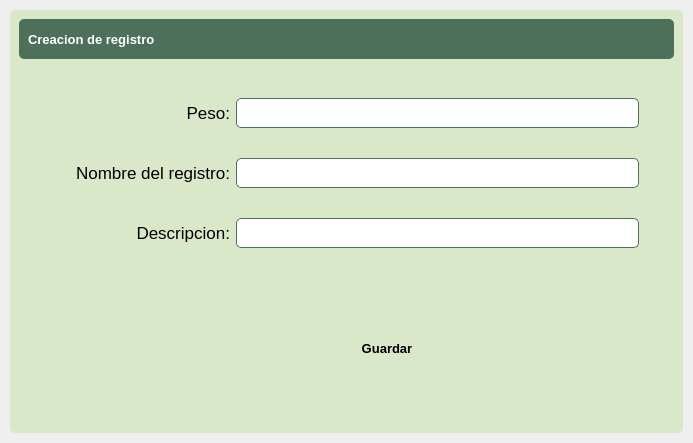
<?xml version="1.0" encoding="UTF-8"?>
<ui version="4.0">
 <class>DetailWindow</class>
 <widget class="QWidget" name="DetailWindow">
  <property name="geometry">
   <rect>
    <x>0</x>
    <y>0</y>
    <width>693</width>
    <height>443</height>
   </rect>
  </property>
  <property name="windowTitle">
   <string>Form</string>
  </property>
  <property name="styleSheet">
   <string notr="true">border-radius: 5px</string>
  </property>
  <layout class="QVBoxLayout" name="verticalLayout">
   <property name="spacing">
    <number>0</number>
   </property>
   <property name="leftMargin">
    <number>0</number>
   </property>
   <property name="topMargin">
    <number>0</number>
   </property>
   <property name="rightMargin">
    <number>0</number>
   </property>
   <property name="bottomMargin">
    <number>0</number>
   </property>
   <item>
    <widget class="QFrame" name="central_widget_frame">
     <property name="frameShape">
      <enum>QFrame::StyledPanel</enum>
     </property>
     <property name="frameShadow">
      <enum>QFrame::Raised</enum>
     </property>
     <layout class="QVBoxLayout" name="shadow_layout">
      <property name="spacing">
       <number>0</number>
      </property>
      <property name="leftMargin">
       <number>10</number>
      </property>
      <property name="topMargin">
       <number>10</number>
      </property>
      <property name="rightMargin">
       <number>10</number>
      </property>
      <property name="bottomMargin">
       <number>10</number>
      </property>
      <item>
       <widget class="QFrame" name="background_frame">
        <property name="styleSheet">
         <string notr="true">background-color: rgb(218, 232, 202);</string>
        </property>
        <property name="frameShape">
         <enum>QFrame::StyledPanel</enum>
        </property>
        <property name="frameShadow">
         <enum>QFrame::Raised</enum>
        </property>
        <layout class="QVBoxLayout" name="verticalLayout_2">
         <item>
          <widget class="QFrame" name="top_bar_frame">
           <property name="minimumSize">
            <size>
             <width>0</width>
             <height>40</height>
            </size>
           </property>
           <property name="maximumSize">
            <size>
             <width>16777215</width>
             <height>40</height>
            </size>
           </property>
           <property name="styleSheet">
            <string notr="true">background-color: #4d705b;</string>
           </property>
           <property name="frameShape">
            <enum>QFrame::StyledPanel</enum>
           </property>
           <property name="frameShadow">
            <enum>QFrame::Raised</enum>
           </property>
           <layout class="QHBoxLayout" name="horizontalLayout_3">
            <item>
             <widget class="QLabel" name="title_label">
              <property name="font">
               <font>
                <pointsize>10</pointsize>
                <weight>75</weight>
                <bold>true</bold>
               </font>
              </property>
              <property name="styleSheet">
               <string notr="true">color: white;</string>
              </property>
              <property name="text">
               <string>Creacion de registro</string>
              </property>
             </widget>
            </item>
            <item>
             <widget class="QFrame" name="buttons_holder_frame">
              <property name="minimumSize">
               <size>
                <width>0</width>
                <height>30</height>
               </size>
              </property>
              <property name="maximumSize">
               <size>
                <width>113</width>
                <height>16777215</height>
               </size>
              </property>
              <property name="frameShape">
               <enum>QFrame::StyledPanel</enum>
              </property>
              <property name="frameShadow">
               <enum>QFrame::Raised</enum>
              </property>
              <widget class="QToolButton" name="minimize_button">
               <property name="geometry">
                <rect>
                 <x>10</x>
                 <y>0</y>
                 <width>22</width>
                 <height>22</height>
                </rect>
               </property>
               <property name="text">
                <string/>
               </property>
               <property name="icon">
                <iconset>
                 <normaloff>../../../PyAdministracion/pys6-recipes-organizer/assets/icons/minimize-window.png</normaloff>../../../PyAdministracion/pys6-recipes-organizer/assets/icons/minimize-window.png</iconset>
               </property>
               <property name="iconSize">
                <size>
                 <width>25</width>
                 <height>25</height>
                </size>
               </property>
              </widget>
              <widget class="QToolButton" name="restore_button">
               <property name="geometry">
                <rect>
                 <x>50</x>
                 <y>0</y>
                 <width>22</width>
                 <height>22</height>
                </rect>
               </property>
               <property name="text">
                <string/>
               </property>
               <property name="icon">
                <iconset>
                 <normaloff>../../../PyAdministracion/pys6-recipes-organizer/assets/icons/restore-window.png</normaloff>../../../PyAdministracion/pys6-recipes-organizer/assets/icons/restore-window.png</iconset>
               </property>
               <property name="iconSize">
                <size>
                 <width>25</width>
                 <height>25</height>
                </size>
               </property>
              </widget>
              <widget class="QToolButton" name="maximize_button">
               <property name="geometry">
                <rect>
                 <x>50</x>
                 <y>0</y>
                 <width>22</width>
                 <height>22</height>
                </rect>
               </property>
               <property name="text">
                <string/>
               </property>
               <property name="icon">
                <iconset>
                 <normaloff>../../../PyAdministracion/pys6-recipes-organizer/assets/icons/maximize-window.png</normaloff>../../../PyAdministracion/pys6-recipes-organizer/assets/icons/maximize-window.png</iconset>
               </property>
               <property name="iconSize">
                <size>
                 <width>25</width>
                 <height>25</height>
                </size>
               </property>
              </widget>
              <widget class="QToolButton" name="close_button">
               <property name="geometry">
                <rect>
                 <x>90</x>
                 <y>0</y>
                 <width>22</width>
                 <height>22</height>
                </rect>
               </property>
               <property name="text">
                <string/>
               </property>
               <property name="icon">
                <iconset>
                 <normaloff>../../../PyAdministracion/pys6-recipes-organizer/assets/icons/close-window.png</normaloff>../../../PyAdministracion/pys6-recipes-organizer/assets/icons/close-window.png</iconset>
               </property>
               <property name="iconSize">
                <size>
                 <width>25</width>
                 <height>25</height>
                </size>
               </property>
              </widget>
             </widget>
            </item>
           </layout>
          </widget>
         </item>
         <item>
          <widget class="QFrame" name="content_frame">
           <property name="frameShape">
            <enum>QFrame::StyledPanel</enum>
           </property>
           <property name="frameShadow">
            <enum>QFrame::Raised</enum>
           </property>
           <layout class="QVBoxLayout" name="verticalLayout_3">
            <item>
             <widget class="QFrame" name="frame">
              <property name="frameShape">
               <enum>QFrame::StyledPanel</enum>
              </property>
              <property name="frameShadow">
               <enum>QFrame::Raised</enum>
              </property>
              <widget class="QWidget" name="gridLayoutWidget">
               <property name="geometry">
                <rect>
                 <x>0</x>
                 <y>0</y>
                 <width>621</width>
                 <height>321</height>
                </rect>
               </property>
               <layout class="QGridLayout" name="gridLayout">
                <property name="sizeConstraint">
                 <enum>QLayout::SetNoConstraint</enum>
                </property>
                <item row="0" column="3">
                 <spacer name="horizontalSpacer_7">
                  <property name="orientation">
                   <enum>Qt::Horizontal</enum>
                  </property>
                  <property name="sizeType">
                   <enum>QSizePolicy::Preferred</enum>
                  </property>
                  <property name="sizeHint" stdset="0">
                   <size>
                    <width>10</width>
                    <height>20</height>
                   </size>
                  </property>
                 </spacer>
                </item>
                <item row="2" column="1" colspan="2">
                 <widget class="QLineEdit" name="descripcion_line_edit">
                  <property name="minimumSize">
                   <size>
                    <width>0</width>
                    <height>30</height>
                   </size>
                  </property>
                  <property name="styleSheet">
                   <string notr="true">background-color: white;
border: 1px solid #4d705b;</string>
                  </property>
                 </widget>
                </item>
                <item row="0" column="1" colspan="2">
                 <widget class="QLineEdit" name="peso_line_edit">
                  <property name="sizePolicy">
                   <sizepolicy hsizetype="Preferred" vsizetype="Fixed">
                    <horstretch>0</horstretch>
                    <verstretch>0</verstretch>
                   </sizepolicy>
                  </property>
                  <property name="minimumSize">
                   <size>
                    <width>0</width>
                    <height>30</height>
                   </size>
                  </property>
                  <property name="styleSheet">
                   <string notr="true">background-color: white;
border: 1px solid #4d705b;</string>
                  </property>
                 </widget>
                </item>
                <item row="1" column="3">
                 <spacer name="horizontalSpacer_6">
                  <property name="orientation">
                   <enum>Qt::Horizontal</enum>
                  </property>
                  <property name="sizeType">
                   <enum>QSizePolicy::Preferred</enum>
                  </property>
                  <property name="sizeHint" stdset="0">
                   <size>
                    <width>10</width>
                    <height>20</height>
                   </size>
                  </property>
                 </spacer>
                </item>
                <item row="4" column="0">
                 <spacer name="horizontalSpacer_9">
                  <property name="orientation">
                   <enum>Qt::Horizontal</enum>
                  </property>
                  <property name="sizeType">
                   <enum>QSizePolicy::Preferred</enum>
                  </property>
                  <property name="sizeHint" stdset="0">
                   <size>
                    <width>10</width>
                    <height>20</height>
                   </size>
                  </property>
                 </spacer>
                </item>
                <item row="4" column="3">
                 <spacer name="horizontalSpacer_8">
                  <property name="orientation">
                   <enum>Qt::Horizontal</enum>
                  </property>
                  <property name="sizeType">
                   <enum>QSizePolicy::Preferred</enum>
                  </property>
                  <property name="sizeHint" stdset="0">
                   <size>
                    <width>10</width>
                    <height>20</height>
                   </size>
                  </property>
                 </spacer>
                </item>
                <item row="4" column="1" colspan="2">
                 <widget class="QPushButton" name="guardar_registro_button">
                  <property name="sizePolicy">
                   <sizepolicy hsizetype="Preferred" vsizetype="Preferred">
                    <horstretch>0</horstretch>
                    <verstretch>0</verstretch>
                   </sizepolicy>
                  </property>
                  <property name="minimumSize">
                   <size>
                    <width>30</width>
                    <height>30</height>
                   </size>
                  </property>
                  <property name="maximumSize">
                   <size>
                    <width>302</width>
                    <height>40</height>
                   </size>
                  </property>
                  <property name="font">
                   <font>
                    <pointsize>10</pointsize>
                    <weight>75</weight>
                    <bold>true</bold>
                   </font>
                  </property>
                  <property name="cursor">
                   <cursorShape>PointingHandCursor</cursorShape>
                  </property>
                  <property name="layoutDirection">
                   <enum>Qt::LeftToRight</enum>
                  </property>
                  <property name="styleSheet">
                   <string notr="true">QPushButton{
	background-color : #328f62;
	color: white;
}
QPushButton::hover {background-color : #ffc13b};</string>
                  </property>
                  <property name="text">
                   <string>Guardar</string>
                  </property>
                  <property name="icon">
                   <iconset>
                    <normaloff>../../../../PyAdministracion/pys6-recipes-organizer/assets/icons/plus.png</normaloff>../../../../PyAdministracion/pys6-recipes-organizer/assets/icons/plus.png</iconset>
                  </property>
                  <property name="iconSize">
                   <size>
                    <width>28</width>
                    <height>45</height>
                   </size>
                  </property>
                 </widget>
                </item>
                <item row="1" column="1" colspan="2">
                 <widget class="QLineEdit" name="registro_line_edit">
                  <property name="minimumSize">
                   <size>
                    <width>0</width>
                    <height>30</height>
                   </size>
                  </property>
                  <property name="styleSheet">
                   <string notr="true">background-color: white;
border: 1px solid #4d705b;</string>
                  </property>
                 </widget>
                </item>
                <item row="2" column="0">
                 <widget class="QLabel" name="descripcion_label">
                  <property name="font">
                   <font>
                    <pointsize>13</pointsize>
                    <weight>50</weight>
                    <bold>false</bold>
                   </font>
                  </property>
                  <property name="styleSheet">
                   <string notr="true">QLabel{
	color: black;
}</string>
                  </property>
                  <property name="text">
                   <string>Descripcion:</string>
                  </property>
                  <property name="alignment">
                   <set>Qt::AlignRight|Qt::AlignTrailing|Qt::AlignVCenter</set>
                  </property>
                 </widget>
                </item>
                <item row="2" column="3">
                 <spacer name="horizontalSpacer_5">
                  <property name="orientation">
                   <enum>Qt::Horizontal</enum>
                  </property>
                  <property name="sizeType">
                   <enum>QSizePolicy::Preferred</enum>
                  </property>
                  <property name="sizeHint" stdset="0">
                   <size>
                    <width>10</width>
                    <height>20</height>
                   </size>
                  </property>
                 </spacer>
                </item>
                <item row="0" column="0">
                 <widget class="QLabel" name="peso_label">
                  <property name="font">
                   <font>
                    <pointsize>13</pointsize>
                    <weight>50</weight>
                    <bold>false</bold>
                   </font>
                  </property>
                  <property name="styleSheet">
                   <string notr="true">QLabel{
	color: black;
}</string>
                  </property>
                  <property name="text">
                   <string>Peso:</string>
                  </property>
                  <property name="alignment">
                   <set>Qt::AlignRight|Qt::AlignTrailing|Qt::AlignVCenter</set>
                  </property>
                 </widget>
                </item>
                <item row="1" column="0">
                 <widget class="QLabel" name="registro_nombre_label">
                  <property name="font">
                   <font>
                    <pointsize>13</pointsize>
                    <weight>50</weight>
                    <bold>false</bold>
                   </font>
                  </property>
                  <property name="styleSheet">
                   <string notr="true">QLabel{
	color: black;
}</string>
                  </property>
                  <property name="text">
                   <string>Nombre del registro:</string>
                  </property>
                  <property name="alignment">
                   <set>Qt::AlignRight|Qt::AlignTrailing|Qt::AlignVCenter</set>
                  </property>
                 </widget>
                </item>
                <item row="3" column="1" colspan="2">
                 <widget class="QLabel" name="result_label">
                  <property name="enabled">
                   <bool>false</bool>
                  </property>
                  <property name="maximumSize">
                   <size>
                    <width>300</width>
                    <height>20</height>
                   </size>
                  </property>
                  <property name="styleSheet">
                   <string notr="true">QLabel {
    color: red;
    font-weight: bold;
}
</string>
                  </property>
                  <property name="text">
                   <string/>
                  </property>
                  <property name="alignment">
                   <set>Qt::AlignCenter</set>
                  </property>
                 </widget>
                </item>
               </layout>
              </widget>
             </widget>
            </item>
           </layout>
          </widget>
         </item>
        </layout>
       </widget>
      </item>
     </layout>
    </widget>
   </item>
  </layout>
 </widget>
 <resources/>
 <connections/>
</ui>
